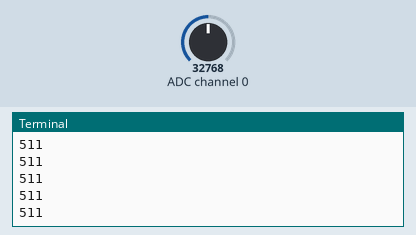
This program was run on a simulated Raspberry Pi (BCM pin numbers). Parts: the last lines printed to the terminal. Inputs (shaded band) come from the test bench; at power-on: ADC channel 0 = 32768 (analog values on the 0–65535 scale).

Above: at 1.2 s.
1.3 s: ADC channel 0 set to 45874
At 1.32 s:
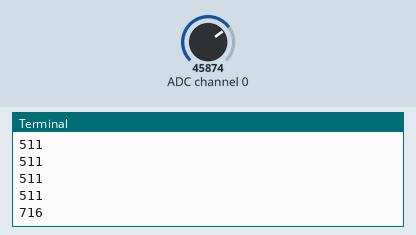
2.8 s: ADC channel 0 set to 57670
At 2.82 s:
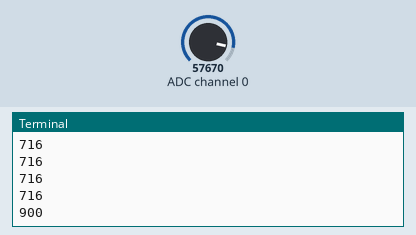
Timing chart, 0 to 5.8 s (numbered marks = the images above; inputs shaded):
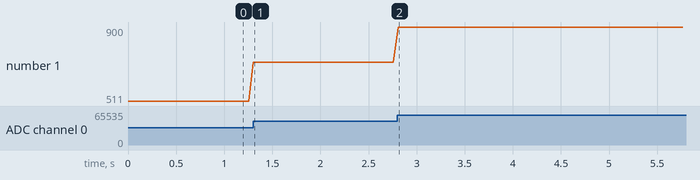

The program:

ADC.py
```python
# Importing modules
import spidev               # To communicate with SPI devices
from numpy import interp    # To scale values
from time import sleep      # To add delay
import RPi.GPIO as GPIO     # To use GPIO pins

# Start SPI connection
spi = spidev.SpiDev() # Created an object
spi.open(0,0)

GPIO.setmode(GPIO.BCM)

# Read MCP3008 data
def analogInput(channel):
  spi.max_speed_hz = 1350000
  adc = spi.xfer2([1,(8+channel)<<4,0])
  data = ((adc[1]&3) << 8) + adc[2]
  return data

#the infinite loop where the values are read and printed
while True:
    output = analogInput(0) # Reading from CH0
    #output = interp(output, [0, 1023], [0, 100])
    print(output)
    sleep(0.05) #values are displayed every 50ms
```

Measured:
- after the input at 1.3 s, the terminal: prints a new line at once (image 1)
- after the input at 2.8 s, the terminal: prints a new line at once (image 2)
- plotted number 1: 511 → 716 after the input at 1.3 s, 716 → 900 after the input at 2.8 s
